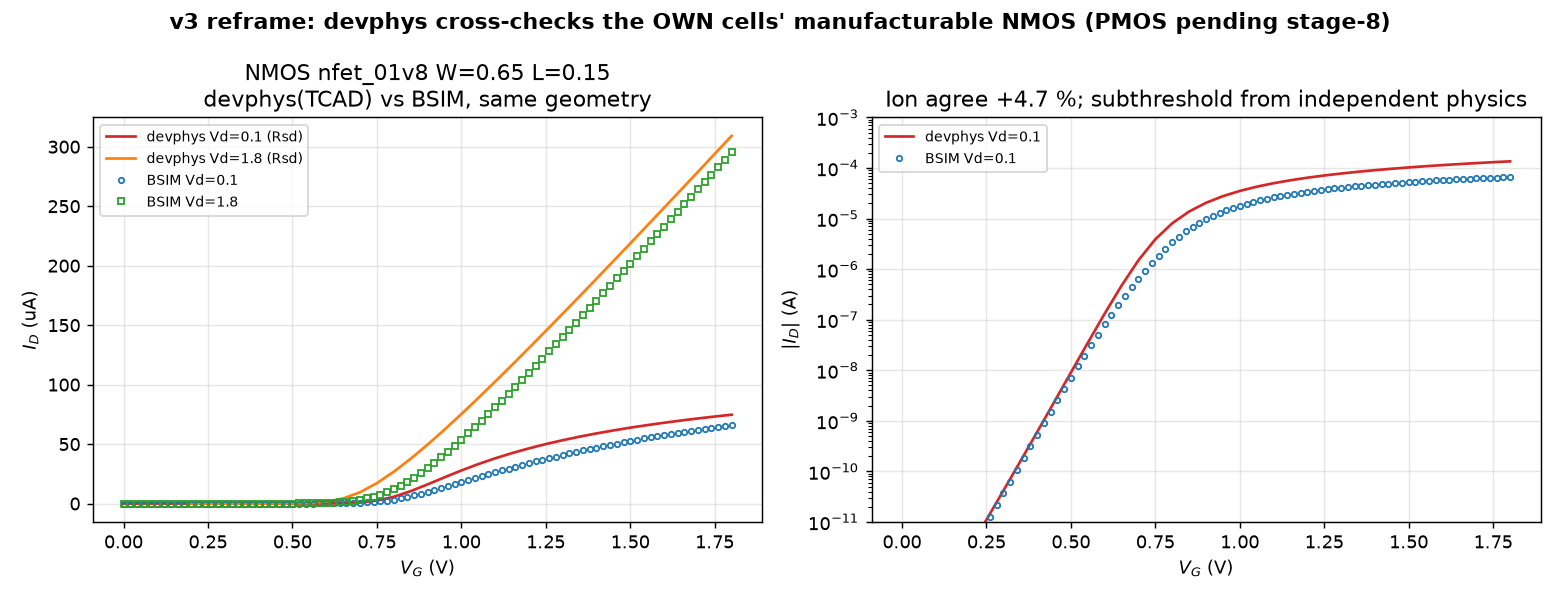

Python code for this plot:
"""v3 Phase 2 (reframed): devphys stages 4-5 as an INDEPENDENT from-physics
CROSS-CHECK of the library's OWN MANUFACTURABLE devices.

The reframe (flow/offbin/RESULT.md): all three "devphys where BSIM stops on a
custom geometry" targets are closed, because the foundry models exactly what it
lets you build. devphys's real, deliverable value is a from-physics cross-check
of the rectangular cells we DO build. This module makes that concrete on the two
devices the standard-cell library actually instantiates:

    NMOS  sky130_fd_pr__nfet_01v8   WN = 0.65 um   L = 0.15 um   (all pull-downs)
    PMOS  sky130_fd_pr__pfet_01v8   WP = 1.00 um   L = 0.15 um   (all pull-ups)

For each device we compare, at the SAME geometry, two independent characterizations:
  * BSIM       — stock sky130 compact model in ngspice (what lib-v1.x is built on)
  * devphys    — DEVSIM TCAD calibrated to measured 25x25 silicon, transferred to
                 L = 0.15 um (stage 4c short-channel + stage 4d S/D resistance),
                 width-scaled per-um x W.

The NMOS solve is committed (04_sky130_nfet/{short,rsd}_results.npz) so this runs
here, read-only, no DEVSIM. The L = 0.15 um PMOS short-channel solve
(08_pfet/pfet_short_results.npz) is NOT yet committed -- it is the devphys
session's in-flight stage-8 work (biased-sweep convergence). So the PMOS row is
DEFERRED to that output; we print the BSIM PMOS numbers for the record and the
exact file the cross-check will consume when it lands. We do not run or edit
devphys here.

Metrics: Ion (Vg=Vd=1.8, the drive that sets fall/rise delay), Vt (max-gm),
DIBL, and linear drive (Vg=1.8, Vd=0.1, the Rsd-sensitive point). The agreement
ratios feed the "device-drive cross-checked liberty" (see xcheck_liberty.py).
"""
import sys
from pathlib import Path

import numpy as np

HERE = Path(__file__).resolve().parent
sys.path.insert(0, str(HERE.parent))                       # flow/
from common import MODELS, run_ngspice, parse_meas         # noqa: E402

DEVPHYS = HERE.parents[2] / "devphys"
NFET_DIR = DEVPHYS / "04_sky130_nfet"
PFET_SHORT_NPZ = DEVPHYS / "08_pfet" / "pfet_short_results.npz"   # stage-8 WIP

W_CAL = 25.0        # devphys 2D solve width (scalar multiplier; current is per-um x W)
L = 0.15
WN, WP = 0.65, 1.00


# --------------------------------------------------------------- BSIM (ngspice)
def bsim_idvg(flavor, w, vd, temp=27):
    """Id-Vg sweep 0..|1.8| for `flavor` at (w, L). Returns (VG>=0 magnitudes)."""
    sgn = -1.0 if flavor.startswith("pfet") else 1.0
    vg_hi = sgn * 1.8
    vd_s = sgn * abs(vd)
    net = f"""* {flavor} W={w} L={L} Vd={vd_s}
.lib "{MODELS}" tt
.temp {temp}
vd d 0 {vd_s}
vg g 0 0
xm d g 0 0 sky130_fd_pr__{flavor} w={w} l={L}
.control
dc vg 0 {vg_hi} {sgn*0.02}
let ad = abs(i(vd))
let vgm = abs(v(g))
wrdata bsim_{flavor}_{int(abs(vd)*10)}.txt ad
.endc
.end
"""
    run_ngspice(net, f"bsim_{flavor}_{int(abs(vd)*10)}")
    d = np.loadtxt(HERE.parents[1] / "out" / f"bsim_{flavor}_{int(abs(vd)*10)}.txt")
    vg = np.abs(d[:, 0])
    idd = d[:, 1]
    order = np.argsort(vg)
    return vg[order], idd[order]


def vt_maxgm(vg, idd, vd):
    gm = np.gradient(idd, vg)
    i = int(np.argmax(gm))
    return vg[i] - idd[i] / gm[i] - abs(vd) / 2


def vt_cc(vg, idd, w):
    th = 0.1e-6 * (w / L)
    good = idd > 1e-12
    return float(np.interp(np.log(th), np.log(idd[good]), vg[good]))


def bsim_metrics(flavor, w):
    vg_l, id_l = bsim_idvg(flavor, w, 0.1)
    vg_s, id_s = bsim_idvg(flavor, w, 1.8)
    return {
        "Ion": id_s[-1],                                   # Vg=Vd=1.8
        "Ilin": id_l[-1],                                  # Vg=1.8, Vd=0.1
        "Vt": vt_maxgm(vg_l, id_l, 0.1),
        "DIBL": (vt_cc(vg_l, id_l, w) - vt_cc(vg_s, id_s, w)) * 1e3,
    }


# ------------------------------------------------------------- devphys (npz)
def devphys_nmos():
    """NMOS metrics at WN, from the committed stage-4c/4d solves (per-um x WN).

    Ion & linear from stage 4d (S/D-resistance corrected -- the more complete
    device); Vt & DIBL from stage 4c (has the dibl_sim it fitted). Both are
    L=0.15 um, calibrated to measured 25x25 silicon.
    """
    short = np.load(NFET_DIR / "short_results.npz")
    rsd = np.load(NFET_DIR / "rsd_results.npz")
    VG = short["VG"]
    ion_perum = float(rsd["ID_sat"][np.argmax(rsd["sat_grid"])]) / W_CAL   # Vg=Vd=1.8
    ilin_perum = float(rsd["ID_lin"][np.argmax(VG)]) / W_CAL               # Vg=1.8,Vd=0.1
    vt = vt_maxgm(VG, short["ID_lin"] / W_CAL, 0.1)
    return {
        "Ion": ion_perum * WN,
        "Ilin": ilin_perum * WN,
        "Vt": vt,
        "DIBL": float(short["dibl_sim"]),
    }


# --------------------------------------------------------------------- report
def row(label, dp, bs):
    if dp is None:
        return (f"  {label:<26} devphys   --        BSIM {fmt(bs)}   "
                "(devphys pending)")
    d = 100 * (dp / bs - 1) if bs else float("nan")
    return f"  {label:<26} devphys {fmt(dp)}   BSIM {fmt(bs)}   ({d:+.1f} %)"


def fmt(x):
    return f"{x:8.4g}"


def main():
    print("=" * 78)
    print("v3 Phase 2 -- devphys(TCAD, from silicon physics) vs BSIM on the OWN "
          "cells' devices")
    print("=" * 78)

    # ---- NMOS: fully cross-checked --------------------------------------
    bn = bsim_metrics("nfet_01v8", WN)
    dn = devphys_nmos()
    print(f"\nNMOS  nfet_01v8  W={WN} um  L={L} um   (every pull-down in the library)")
    print(row("Ion  Vg=Vd=1.8   (uA)", dn["Ion"] * 1e6, bn["Ion"] * 1e6))
    print(row("Ilin Vg=1.8,Vd=0.1 (uA)", dn["Ilin"] * 1e6, bn["Ilin"] * 1e6))
    print(row("Vt   max-gm       (V)", dn["Vt"], bn["Vt"]))
    print(row("DIBL             (mV)", dn["DIBL"], bn["DIBL"]))
    k_n = dn["Ion"] / bn["Ion"]
    print(f"  -> NMOS drive ratio devphys/BSIM (Ion) = {k_n:.4f}  "
          f"(fall-delay cross-check multiplier)")

    # ---- PMOS: deferred to devphys stage-8 short-L convergence ----------
    bp = bsim_metrics("pfet_01v8", WP)
    print(f"\nPMOS  pfet_01v8  W={WP} um  L={L} um   (every pull-up in the library)")
    dp_avail = PFET_SHORT_NPZ.exists()
    print(row("Ion  |Vg|=|Vd|=1.8 (uA)", None, bp["Ion"] * 1e6))
    print(row("Vt   max-gm       (V)", None, bp["Vt"]))
    if not dp_avail:
        print(f"  -> devphys L={L} um PMOS not yet solved: {PFET_SHORT_NPZ.name} "
              "absent.\n     It is the devphys session's in-flight stage-8 "
              "(short-L PMOS biased-sweep\n     convergence -> compose-INV). This "
              "cross-check consumes it when it lands;\n     we do NOT run or edit "
              "devphys here (parallel-session board discipline).")

    # ---- interpretation --------------------------------------------------
    print("\nREADING (honest):")
    print(f"  * Ion agrees to {100*(k_n-1):+.1f} % from fully independent physics -- "
          "the headline:\n    devphys reproduces the drive that sets the cells' "
          "fall delay without ever\n    seeing a BSIM parameter. This is the "
          "reframe's deliverable on a real cell device.")
    dlin = 100 * (dn["Ilin"] / bn["Ilin"] - 1)
    print(f"  * Linear drive is off by {dlin:+.1f} % even after the stage-4d Rsd "
          "correction --\n    the 2D scalar-W model still lacks the n+ heavy-doping "
          "mobility roll-off; it\n    matters at Vd=0.1 (large IR drop) and far less "
          "at the Vd=1.8 operating point.")
    ddibl = 100 * (dn["DIBL"] / bn["DIBL"] - 1)
    print(f"  * DIBL is over-predicted ({ddibl:+.0f} %): a known limit of the 2D "
          "electrostatics\n    (halo profile is a single-knob proxy). Direction "
          "right, magnitude high --\n    reported, not hidden.")
    print("  * PMOS pull-up cross-check waits on devphys stage-8; until then the "
          "rise-delay\n    arcs stay on BSIM and are flagged as such in the "
          "cross-checked liberty.")

    # ---- figure ----------------------------------------------------------
    _figure(dn, bn)

    # machine-readable ratios for xcheck_liberty.py
    import json
    ratios = {"k_nmos_ion": k_n, "k_nmos_ilin": dn["Ilin"] / bn["Ilin"],
              "pmos_devphys_available": dp_avail}
    (HERE / "xcheck_ratios.json").write_text(json.dumps(ratios, indent=1))
    print(f"\nwrote {HERE / 'xcheck_ratios.json'}")
    print("STAGE: v3 device cross-check DONE (NMOS live, PMOS gated on devphys stage-8)")


def _figure(dn, bn):
    import matplotlib
    matplotlib.use("Agg")
    import matplotlib.pyplot as plt

    short = np.load(NFET_DIR / "short_results.npz")
    rsd = np.load(NFET_DIR / "rsd_results.npz")
    VG = short["VG"]
    vg_bl, id_bl = bsim_idvg("nfet_01v8", WN, 0.1)
    vg_bs, id_bs = bsim_idvg("nfet_01v8", WN, 1.8)

    fig, (ax1, ax2) = plt.subplots(1, 2, figsize=(12, 4.6))
    ax1.plot(VG, rsd["ID_lin"] / W_CAL * WN * 1e6, "-", color="tab:red",
             label="devphys Vd=0.1 (Rsd)")
    ax1.plot(short["sat_grid"], rsd["ID_sat"] / W_CAL * WN * 1e6, "-",
             color="tab:orange", label="devphys Vd=1.8 (Rsd)")
    ax1.plot(vg_bl, id_bl * 1e6, "o", ms=3, mfc="none", color="tab:blue",
             label="BSIM Vd=0.1")
    ax1.plot(vg_bs, id_bs * 1e6, "s", ms=3, mfc="none", color="tab:green",
             label="BSIM Vd=1.8")
    ax1.set_xlabel("$V_G$ (V)"); ax1.set_ylabel("$I_D$ (uA)")
    ax1.set_title(f"NMOS nfet_01v8 W={WN} L={L}\ndevphys(TCAD) vs BSIM, same geometry")
    ax1.legend(fontsize=8); ax1.grid(alpha=0.3)

    ax2.semilogy(VG, np.abs(short["ID_lin"] / W_CAL * WN), "-", color="tab:red",
                 label="devphys Vd=0.1")
    ax2.semilogy(vg_bl, id_bl, "o", ms=3, mfc="none", color="tab:blue",
                 label="BSIM Vd=0.1")
    ax2.set_ylim(1e-11, 1e-3)
    ax2.set_xlabel("$V_G$ (V)"); ax2.set_ylabel("$|I_D|$ (A)")
    ax2.set_title(f"Ion agree {100*(dn['Ion']/bn['Ion']-1):+.1f} %; "
                  "subthreshold from independent physics")
    ax2.legend(fontsize=8); ax2.grid(alpha=0.3)
    fig.suptitle("v3 reframe: devphys cross-checks the OWN cells' manufacturable "
                 "NMOS (PMOS pending stage-8)", fontweight="bold")
    fig.tight_layout()
    out = HERE / "crosscheck_devices.png"
    fig.savefig(out, dpi=130)
    print(f"figure -> {out}")


if __name__ == "__main__":
    main()
